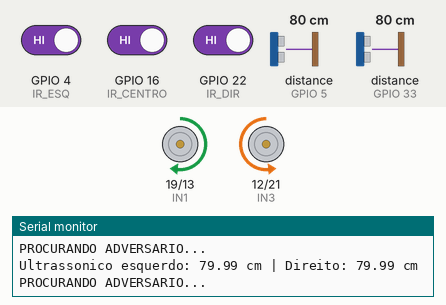
The sketch below on a simulated ESP32. Parts: motor-driver pin pairs drawn as motors (green arrow = first pin HIGH = forward, orange = second pin HIGH = backward, longer = more drive, scaled by the enable pin), the last lines printed to the serial monitor. Wiring (inferred from the names in the program): 2 × ultrasonic range finder: trigger GPIO 18, echo GPIO 5 / trigger GPIO 32, echo GPIO 33. The test bench sets the inputs (shaded band); at power-on: GPIO 4 (IR_ESQ) HIGH, distance to the obstacle (sensors on GPIO 5, GPIO 33) 80 cm, GPIO 16 (IR_CENTRO) HIGH, GPIO 22 (IR_DIR) HIGH. The echo pulse lasts 58.3 µs per cm.

Above: at 4.2 s.
4.3 s: GPIO 4 (IR_ESQ) driven LOW
At 4.5 s:
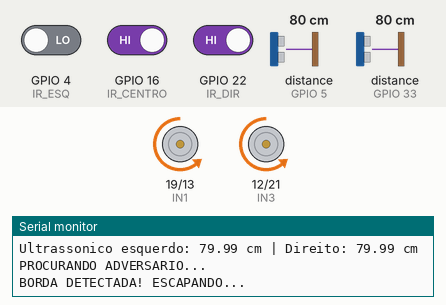
At 5.05 s:
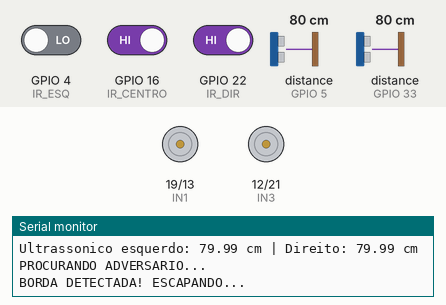
7.3 s: GPIO 4 (IR_ESQ) driven HIGH
9.5 s: distance to the obstacle (sensor on GPIO 5) set to 75 cm
11.0 s: distance to the obstacle (sensor on GPIO 5) set to 65 cm
At 12.0 s:
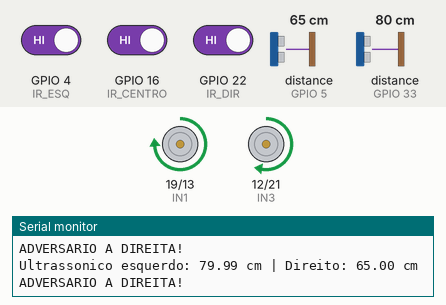
12.5 s: distance to the obstacle (sensor on GPIO 33) set to 74 cm
14.0 s: distance to the obstacle (sensor on GPIO 33) set to 66 cm
At 14.4 s:
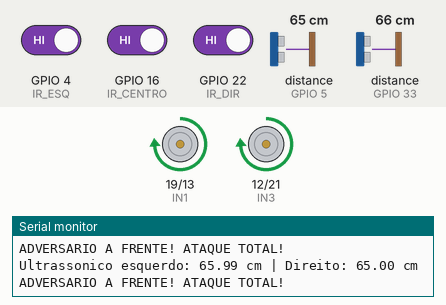
Timing chart, 0 to 16.5 s (numbered marks = the images above; inputs shaded):
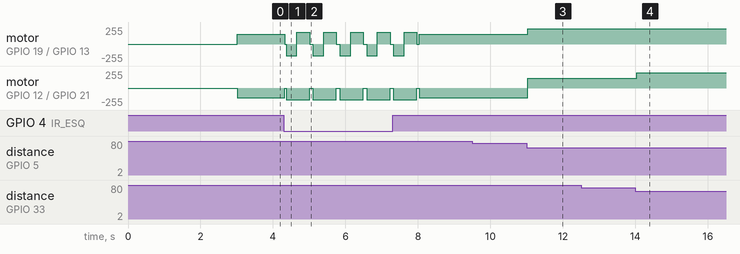

The sketch:

Codigo_Robo_Sumo_.ino
```cpp
/*
  ROBO DE SUMÔ AUTÔNOMO
  Controlador: ESP32 DevKit
  Sensores: 2 ultrassônicos + 3 infravermelhos
  Motores: 2 motores DC com driver H-bridge

  Estratégia:
  1. Evitar a borda da arena.
  2. Atacar o adversário detectado.
  3. Procurar o adversário quando ele não for detectado.
*/

// ==================================================
// 1. DEFINIÇÃO DOS PINOS
// ==================================================

// Sensor ultrassônico esquerdo
const int TRIG_ESQ = 32;
const int ECHO_ESQ = 33;

// Sensor ultrassônico direito
const int TRIG_DIR = 18;
const int ECHO_DIR = 5;

// Sensores infravermelhos
const int IR_ESQ = 4;
const int IR_CENTRO = 16;
const int IR_DIR = 22;

// Driver dos motores
const int IN1 = 19;
const int IN2 = 13;
const int IN3 = 12;
const int IN4 = 21;

const int ENA = 9;  // PWM motor esquerdo
const int ENB = 14;  // PWM motor direito

// ==================================================
// 2. CONFIGURAÇÕES
// ==================================================

// Velocidades entre 0 e 255
const int VELOCIDADE_ATAQUE = 230;
const int VELOCIDADE_BUSCA = 145;
const int VELOCIDADE_RECUO = 180;
const int VELOCIDADE_GIRO = 175;

// Distância para identificar o adversário
const float DISTANCIA_ATAQUE = 70.0;

// Distância mínima válida dos ultrassônicos
const float DISTANCIA_MINIMA = 2.0;

// Tempo de recuo ao detectar a borda
const int TEMPO_RECUO = 300;

// Tempo para girar e escapar da borda
const int TEMPO_ESCAPE = 350;

// Intervalo antes de iniciar a competição
const int TEMPO_INICIAL = 3000;

// ==================================================
// 3. CONFIGURAÇÃO DOS SENSORES INFRAVERMELHOS
// ==================================================

// Muitos módulos IR digitais apresentam LOW quando
// detectam uma superfície clara e HIGH quando detectam
// uma superfície escura.
//
// ATENÇÃO: isso depende do módulo e da calibração.
// Altere para HIGH se o seu sensor funcionar ao contrário.

const int BORDA_DETECTADA = LOW;

// ==================================================
// 4. FUNÇÕES DOS MOTORES
// ==================================================

void motorEsquerdo(int velocidade) {
  velocidade = constrain(velocidade, -255, 255);

  if (velocidade > 0) {
    digitalWrite(IN1, HIGH);
    digitalWrite(IN2, LOW);
  }
  else if (velocidade < 0) {
    digitalWrite(IN1, LOW);
    digitalWrite(IN2, HIGH);
  }
  else {
    digitalWrite(IN1, LOW);
    digitalWrite(IN2, LOW);
  }

  ledcWrite(ENA, abs(velocidade));
}

void motorDireito(int velocidade) {
  velocidade = constrain(velocidade, -255, 255);

  if (velocidade > 0) {
    digitalWrite(IN3, HIGH);
    digitalWrite(IN4, LOW);
  }
  else if (velocidade < 0) {
    digitalWrite(IN3, LOW);
    digitalWrite(IN4, HIGH);
  }
  else {
    digitalWrite(IN3, LOW);
    digitalWrite(IN4, LOW);
  }

  ledcWrite(ENB, abs(velocidade));
}

// Comando para os dois motores
void mover(int esquerdo, int direito) {
  motorEsquerdo(esquerdo);
  motorDireito(direito);
}

// Parar os motores
void parar() {
  mover(0, 0);
}

// Avançar
void avancar(int velocidade) {
  mover(velocidade, velocidade);
}

// Recuar
void recuar(int velocidade) {
  mover(-velocidade, -velocidade);
}

// Girar para a esquerda
void girarEsquerda(int velocidade) {
  mover(-velocidade, velocidade);
}

// Girar para a direita
void girarDireita(int velocidade) {
  mover(velocidade, -velocidade);
}

// ==================================================
// 5. LEITURA DOS SENSORES ULTRASSÔNICOS
// ==================================================

float medirDistancia(int trig, int echo) {
  // Garante um pulso de disparo limpo
  digitalWrite(trig, LOW);
  delayMicroseconds(3);

  digitalWrite(trig, HIGH);
  delayMicroseconds(10);
  digitalWrite(trig, LOW);

  // Tempo máximo de espera: 12 milissegundos
  unsigned long duracao = pulseIn(echo, HIGH, 12000);

  // Sem eco: distância desconhecida
  if (duracao == 0) {
    return -1.0;
  }

  float distancia = duracao * 0.0343 / 2.0;

  if (distancia < DISTANCIA_MINIMA) {
    return -1.0;
  }

  return distancia;
}

// ==================================================
// 6. DETECÇÃO DA BORDA DA ARENA
// ==================================================

bool detectarBordaEsquerda() {
  return digitalRead(IR_ESQ) == BORDA_DETECTADA;
}

bool detectarBordaCentro() {
  return digitalRead(IR_CENTRO) == BORDA_DETECTADA;
}

bool detectarBordaDireita() {
  return digitalRead(IR_DIR) == BORDA_DETECTADA;
}

// ==================================================
// 7. ESCAPE DA BORDA
// ==================================================

void escaparBorda() {
  bool esquerda = detectarBordaEsquerda();
  bool centro = detectarBordaCentro();
  bool direita = detectarBordaDireita();

  parar();
  delay(40);

  // Se o centro detectar a borda, recua em linha reta.
  if (centro) {
    recuar(VELOCIDADE_RECUO);
    delay(TEMPO_RECUO);

    // Gira para mudar a direção.
    if (esquerda && !direita) {
      girarDireita(VELOCIDADE_GIRO);
    }
    else if (direita && !esquerda) {
      girarEsquerda(VELOCIDADE_GIRO);
    }
    else {
      girarDireita(VELOCIDADE_GIRO);
    }

    delay(TEMPO_ESCAPE);
  }

  // Borda somente à esquerda: recua e vira à direita.
  else if (esquerda && !direita) {
    recuar(VELOCIDADE_RECUO);
    delay(TEMPO_RECUO);

    girarDireita(VELOCIDADE_GIRO);
    delay(TEMPO_ESCAPE);
  }

  // Borda somente à direita: recua e vira à esquerda.
  else if (direita && !esquerda) {
    recuar(VELOCIDADE_RECUO);
    delay(TEMPO_RECUO);

    girarEsquerda(VELOCIDADE_GIRO);
    delay(TEMPO_ESCAPE);
  }

  // Os dois lados detectaram a borda.
  else {
    recuar(VELOCIDADE_RECUO);
    delay(TEMPO_RECUO);

    girarDireita(VELOCIDADE_GIRO);
    delay(TEMPO_ESCAPE);
  }

  parar();
  delay(50);
}

// ==================================================
// 8. CONFIGURAÇÃO INICIAL
// ==================================================

void setup() {
  Serial.begin(115200);

  // Ultrassônicos
  pinMode(TRIG_ESQ, OUTPUT);
  pinMode(ECHO_ESQ, INPUT);

  pinMode(TRIG_DIR, OUTPUT);
  pinMode(ECHO_DIR, INPUT);

  digitalWrite(TRIG_ESQ, LOW);
  digitalWrite(TRIG_DIR, LOW);

  // Infravermelhos
  pinMode(IR_ESQ, INPUT);
  pinMode(IR_CENTRO, INPUT);
  pinMode(IR_DIR, INPUT);

  // Driver dos motores
  pinMode(IN1, OUTPUT);
  pinMode(IN2, OUTPUT);
  pinMode(IN3, OUTPUT);
  pinMode(IN4, OUTPUT);

  // PWM para ESP32 Arduino Core 3.x
  ledcAttach(ENA, 1000, 8);
  ledcAttach(ENB, 1000, 8);

  parar();

  Serial.println("ROBO DE SUMO INICIADO!");
  Serial.println("Inicio da contagem...");

  for (int i = 3; i > 0; i--) {
    Serial.println(i);
    delay(1000);
  }

  Serial.println("MODO AUTONOMO ATIVADO!");
}

// ==================================================
// 9. LOOP PRINCIPAL
// ==================================================

void loop() {

  // PRIORIDADE 1: EVITAR A BORDA

  if (detectarBordaEsquerda() ||
      detectarBordaCentro() ||
      detectarBordaDireita()) {

    Serial.println("BORDA DETECTADA! ESCAPANDO...");
    escaparBorda();

    return;
  }

  // PRIORIDADE 2: PROCURAR O ADVERSÁRIO

  float distanciaEsquerda =
      medirDistancia(TRIG_ESQ, ECHO_ESQ);

  delay(5);

  float distanciaDireita =
      medirDistancia(TRIG_DIR, ECHO_DIR);

  Serial.print("Ultrassonico esquerdo: ");
  Serial.print(distanciaEsquerda);

  Serial.print(" cm | Direito: ");
  Serial.print(distanciaDireita);

  Serial.println(" cm");

  bool adversarioEsquerda =
      distanciaEsquerda >= DISTANCIA_MINIMA &&
      distanciaEsquerda <= DISTANCIA_ATAQUE;

  bool adversarioDireita =
      distanciaDireita >= DISTANCIA_MINIMA &&
      distanciaDireita <= DISTANCIA_ATAQUE;

  // PRIORIDADE 3: ATACAR

  if (adversarioEsquerda && adversarioDireita) {

    Serial.println("ADVERSARIO A FRENTE! ATAQUE TOTAL!");

    avancar(VELOCIDADE_ATAQUE);
  }

  else if (adversarioEsquerda) {

    Serial.println("ADVERSARIO A ESQUERDA!");

    // Avança fazendo uma curva para a esquerda.
    mover(
      VELOCIDADE_ATAQUE * 0.65,
      VELOCIDADE_ATAQUE
    );
  }

  else if (adversarioDireita) {

    Serial.println("ADVERSARIO A DIREITA!");

    // Avança fazendo uma curva para a direita.
    mover(
      VELOCIDADE_ATAQUE,
      VELOCIDADE_ATAQUE * 0.65
    );
  }

  // PRIORIDADE 4: PROCURAR O ADVERSÁRIO

  else {

    Serial.println("PROCURANDO ADVERSARIO...");

    girarDireita(VELOCIDADE_BUSCA);
  }

  delay(20);
}
```

Measured:
- the behaviour switches between 71 and 70 cm on distance to the obstacle (sensor on GPIO 5) (found by bisection; images 2 and 3)
- the behaviour switches between 71 and 70 cm on distance to the obstacle (sensor on GPIO 33) (found by bisection; images 3 and 4)
- after the input at 11.0 s, motor on GPIO 19 (IN1) / GPIO 13 (IN2): forward 144/255 → forward 229/255 at once; motor on GPIO 12 (IN3) / GPIO 21 (IN4): backward 144/255 → forward 148/255 at once
- after the input at 14.0 s, motor on GPIO 12 (IN3) / GPIO 21 (IN4): forward 148/255 → forward 229/255 at once
